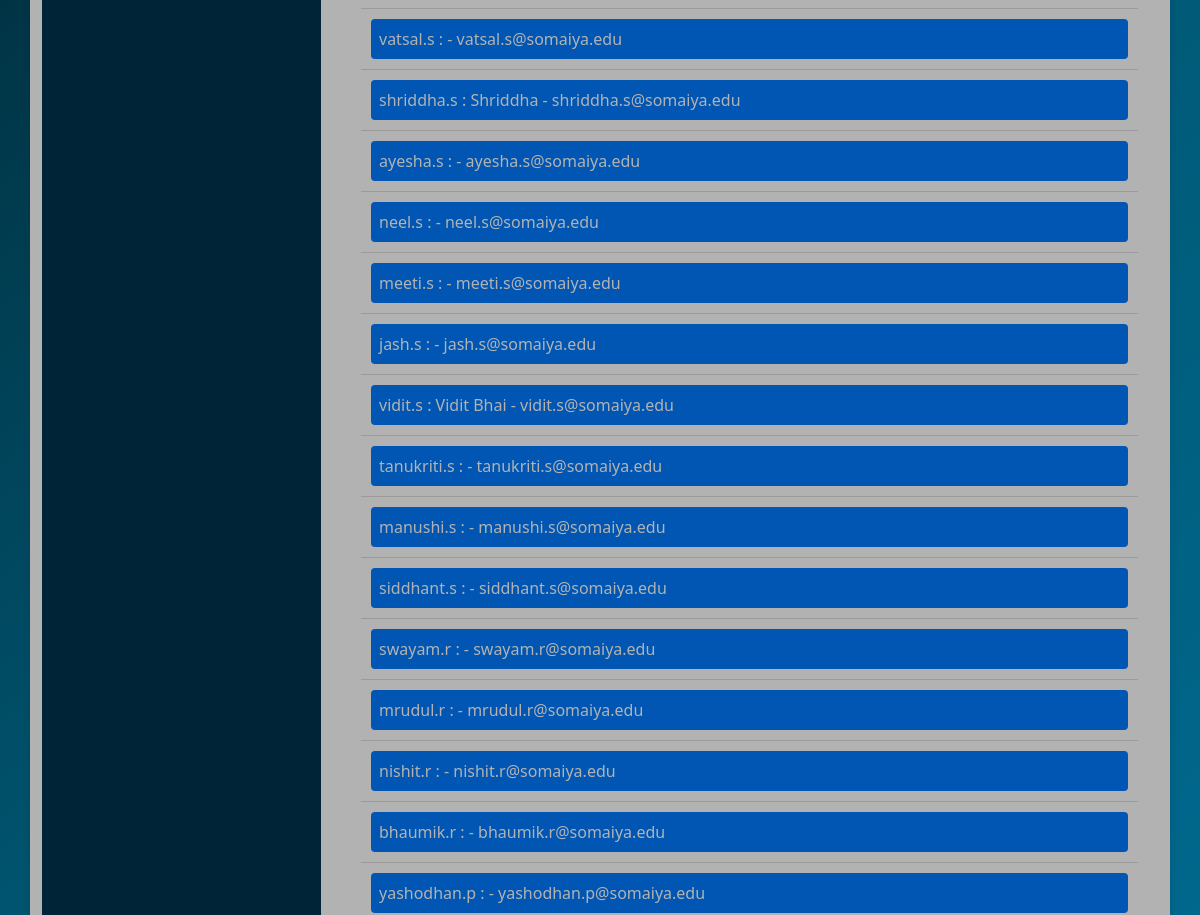
Before: /faculty/add_core_member (middle part) with the older database file.
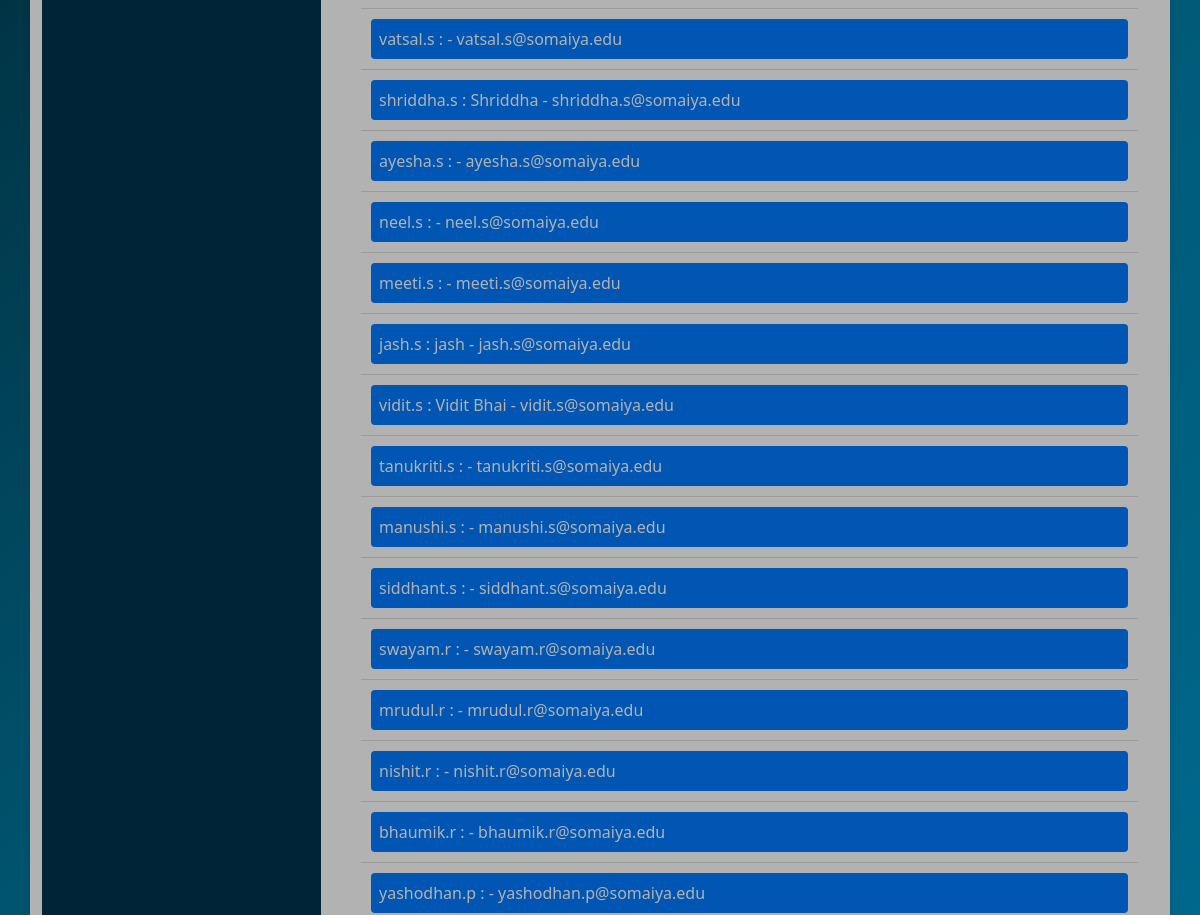
After: the same page with the newer database file.
### Login/models.py (models this page shows, shortened)
class UserProfile(models.Model):
    ROLE_CHOICES = (
        ('faculty', 'Faculty'),
        ('core_member', 'Core Member'),
        ('member', 'Member'),
        ('non_participating', 'Non Participating')
    )
    id = models.OneToOneField(settings.AUTH_USER_MODEL, on_delete=models.CASCADE, primary_key=True)
    ssv_id = models.IntegerField(null=True, blank=True, unique=True)  # New field
    full_name = models.CharField(max_length=255)
    role = models.CharField(max_length=20, choices=ROLE_CHOICES,default='non_participating')
    profile_picture = models.ImageField(upload_to='profile_pics/', default='profile_pics/default.jpg',null=True, blank=True)
    created_at = models.DateTimeField(auto_now_add=True)
    updated_at = models.DateTimeField(auto_now=True)
    preferences = models.JSONField(default=list,null=True,blank=True) # New field for preferences

class CustomUser(AbstractUser):
    email = models.EmailField(unique=True)

### faculty/views.py (the view, shortened to what this page needs)
# urls.py: path('add_core_member', views.add_core_member_view, name='add_core_member'),
def add_core_member_view(request):
    all_students = UserProfile.objects.all()
    return render(request, 'add_core_member.html', {'all_students': all_students})

### faculty/templates/add_core_member.html (shortened to what this page needs)
{% extends "base.html" %}
{% load static %}
{% block content %}
    <div class="container">
        <div class="search-panel">
        </div>
        <div class="student-section">
            <ul class="student-list">
                {% for student in all_students %}
                    <li>
                        <button class="student-btn" onclick="sendStudentIdToBackend('{{ student.id }}')">
                            {{ student.id.username }} : {{ student.full_name }} - {{ student.id.email }}
                        </button>
                    </li>
                {% empty %}
                    <li>No students found.</li>
                {% endfor %}
            </ul>
        </div>
    </div>
{% endblock content %}

Changed rows visible on the page:
changed UserProfile "jash.s": full_name (not shown) → "jash"
